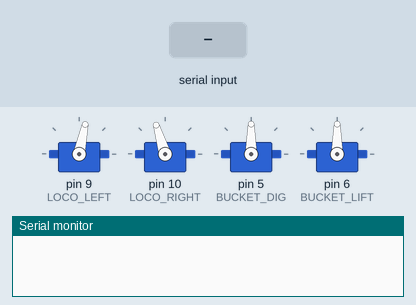
This sketch was run on a simulated Arduino Uno, built with avr-gcc and run on an emulated ATmega328P. On the bench: 4 × servo, the last lines printed to the serial monitor. The inputs (shaded band) are chosen by the test bench.

Above: at 1.2 s.
1.3 s: "p" received over Serial
At 2.4 s:
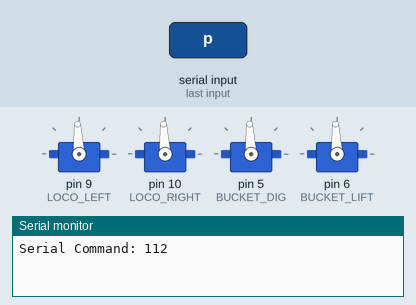
2.8 s: "s" received over Serial
At 3.5 s:
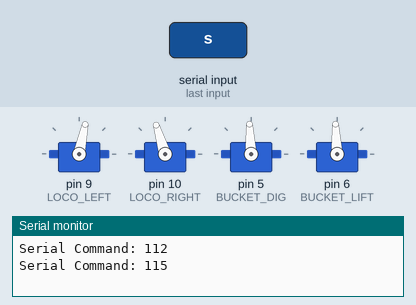
Timing chart, 0 to 5.8 s (numbered marks = the images above; inputs shaded):
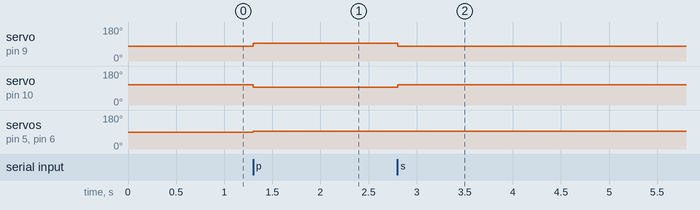

Measured:
- after the input at 1.3 s, servo on pin 9 (LOCO_LEFT): 78° → 93° at once; servo on pin 10 (LOCO_RIGHT): 107° → 93° at once; servo on pin 5 (BUCKET_DIG), servo on pin 6 (BUCKET_LIFT): 90° → 93° at once
- after the input at 2.8 s, servo on pin 9 (LOCO_LEFT): 93° → 78° at once; servo on pin 10 (LOCO_RIGHT): 93° → 107° at once

The sketch:

SerialTests.ino
```cpp
#include <Servo.h>

#define DEBUG 1

#include "robot_vars.h"

// Robot operation state
int op_mode;

/* VESC Motors */
Servo leftDrive;
Servo rightDrive;
Servo bucketDig;
Servo bucketLift;

float readBattVolt() {
  int rawVoltageReading = analogRead(VOLT_SENSOR);
  float vIN = (rawVoltageReading * 5.0) / 204.8;
  #ifdef DEBUG
  Serial.print("Voltage Reading: ");
  Serial.println(vIN);
  #endif
  return vIN;
}

// Initialize motor and ESC control
void init_motors() {
  leftDrive.attach(LOCO_LEFT);
  rightDrive.attach(LOCO_RIGHT);
  bucketDig.attach(BUCKET_DIG);
  bucketLift.attach(BUCKET_LIFT);
}

void initLinearActuators() {
  pinMode(L_RELAY_K1, OUTPUT);
  pinMode(L_RELAY_K2, OUTPUT);
  pinMode(L_RELAY_K3, OUTPUT);
  pinMode(L_RELAY_K4, OUTPUT);
}

void stopActuators() {
  digitalWrite(L_RELAY_K1, LOW);
  digitalWrite(L_RELAY_K2, LOW);
  digitalWrite(L_RELAY_K3, LOW);
  digitalWrite(L_RELAY_K4, LOW);
}

void retractActuator() {
  digitalWrite(L_RELAY_K1, LOW);
  digitalWrite(L_RELAY_K2, HIGH);
  digitalWrite(L_RELAY_K3, HIGH);
  digitalWrite(L_RELAY_K4, LOW);
}

void extendActuator() {
  digitalWrite(L_RELAY_K1, HIGH);
  digitalWrite(L_RELAY_K2, LOW);
  digitalWrite(L_RELAY_K3, LOW);
  digitalWrite(L_RELAY_K4, HIGH);
}

void setup() {
#ifdef DEBUG
  Serial.begin(BAUD_RATE);
  delay(10);
#endif
  init_motors();
  op_mode = TELEOP;
}

byte serialCMD;

/* Robot State Machine */
void loop() {
  if (Serial.available() > 0) {
    serialCMD = Serial.read();
    Serial.print("Serial Command: ");
    Serial.println(serialCMD);
  }
  if (serialCMD == 'p') {
    stopActuators();
    rightDrive.writeMicroseconds(1500);
    leftDrive.writeMicroseconds(1500);
    bucketDig.writeMicroseconds(1500);
    bucketLift.writeMicroseconds(1500);
  } else if (serialCMD = 'w') { // Forward
    rightDrive.writeMicroseconds(1650);
    leftDrive.writeMicroseconds(1350);
  } else if (serialCMD == "s") { // Reverse
    rightDrive.writeMicroseconds(1350);
    leftDrive.writeMicroseconds(1650);
  } else if (serialCMD == "a") { // Left
    rightDrive.writeMicroseconds(1650);
    leftDrive.writeMicroseconds(1500);
  } else if (serialCMD == "d") { // Right
    rightDrive.writeMicroseconds(1500);
    leftDrive.writeMicroseconds(1350);
  } else if (serialCMD == "0") {
    extendActuator();
  } else if (serialCMD == "9") {
    retractActuator();
  } else if (serialCMD == "[") {
    bucketDig.writeMicroseconds(1800);
  } else if (serialCMD == "]") {
    bucketDig.writeMicroseconds(1200);
  }
  // TODO: Send Sensor Data: Voltage & Actuator positions
}
```

robot_vars.h
```cpp
/* Constant Variables */
#define BAUD_RATE 9600
#define LINEAR_MAX 700
#define LINEAR_MIN 290

/* Motor Pins */
#define LOCO_RIGHT   10
#define LOCO_LEFT    9
#define BUCKET_DIG   5
#define BUCKET_LIFT  6
#define L_RELAY_K1   7
#define L_RELAY_K2   8
#define L_RELAY_K3   12
#define L_RELAY_K4   13
#define LINEAR_POT1  0    // A0
#define LINEAR_POT2  1    // A1

/* Sensor Pins */
#define VOLT_SENSOR  2    // A2

/* LED Pins */
#define R_LED        3    // A3
#define G_LED        4    // A4
#define B_LED        5    // A5

/* Robot State vars */
#define AUTONOMOUS   1
#define TELEOP       43

enum dump_dir {
  EXTEND,
  RETRACT,
  STOP_DUMP
};

enum turn_dir {
  RIGHT,
  LEFT
};
enum drive_dir {
  FORWARD,
  BACKWARD,
  STOP_DRIVE
};
```
